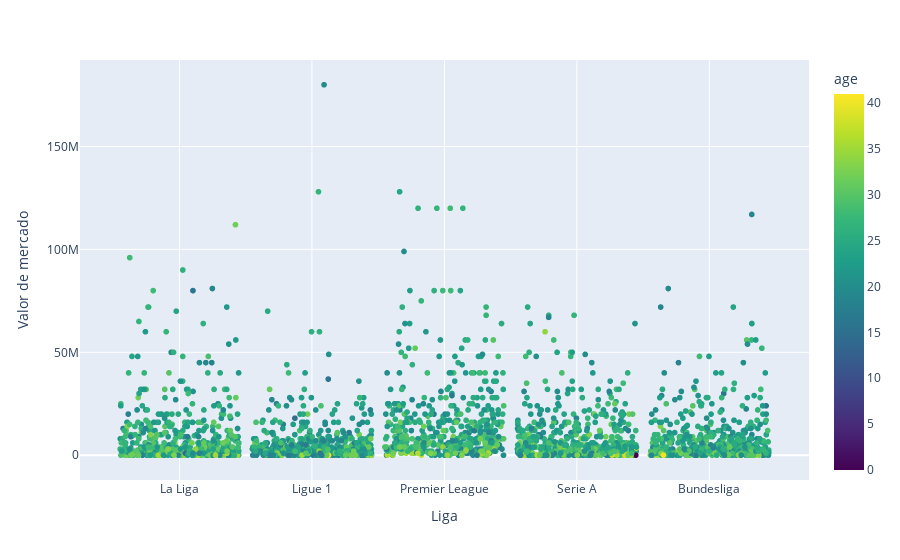

Write notebook code for a chart like this one.
### Code cell
league_categories = df_1920['league'].unique()
num_categories = len(league_categories)
category_positions = {league: i+1 for i, league in enumerate(league_categories)}

# Agregar un poco de jitter en la posición de los puntos en el eje x
df_1920['jittered_league'] = df_1920['league'].map(category_positions) + np.random.uniform(-0.45, 0.45, len(df_1920))

max_age = df_1920['age'].max()
min_age = df_1920['age'].min()
# Crear un scatterplot con tres variables y una escala de colores personalizada
fig = px.scatter(df_1920, x="jittered_league", y="value", color="age", hover_name="player",
                 color_continuous_scale='viridis', range_color=[min_age, max_age])

# Personalizar los títulos de los ejes
fig.update_layout(xaxis_title="Liga", yaxis_title="Valor de mercado")

# Personalizar las etiquetas de las marcas en el eje x
fig.update_xaxes(tickvals=list(category_positions.values()), ticktext=list(category_positions.keys()))

fig.show()

### Figure 1 — Plotly figure (JSON) as saved in the notebook; plotly's stock layout.template omitted (floating-point values rounded to 4 significant figures; data arrays with more than 128 entries replaced by an {"elided": "..."} marker saying what was removed)
{"data": [{"hovertemplate": "<b>%{hovertext}</b><br><br>jittered_league=%{x}<br>value=%{y}<br>age=%{marker.color}<extra></extra>", "hovertext": {"elided": "2644 str values"}, "legendgroup": "", "marker": {"color": {"elided": "2644 int values"}, "coloraxis": "coloraxis", "symbol": "circle"}, "mode": "markers", "name": "", "showlegend": false, "type": "scattergl", "x": {"elided": "2644 float values"}, "xaxis": "x", "y": {"elided": "2644 int values"}, "yaxis": "y"}], "layout": {"coloraxis": {"cmax": 41, "cmin": 0, "colorbar": {"title": {"text": "age"}}, "colorscale": [[0, "#440154"], [0.1111, "#482878"], [0.2222, "#3e4989"], [0.3333, "#31688e"], [0.4444, "#26828e"], [0.5556, "#1f9e89"], [0.6667, "#35b779"], [0.7778, "#6ece58"], [0.8889, "#b5de2b"], [1, "#fde725"]]}, "legend": {"tracegroupgap": 0}, "margin": {"t": 60}, "xaxis": {"anchor": "y", "domain": [0, 1], "ticktext": ["La Liga", "Ligue 1", "Premier League", "Serie A", "Bundesliga"], "tickvals": [1, 2, 3, 4, 5], "title": {"text": "Liga"}}, "yaxis": {"anchor": "x", "domain": [0, 1], "title": {"text": "Valor de mercado"}}}}
